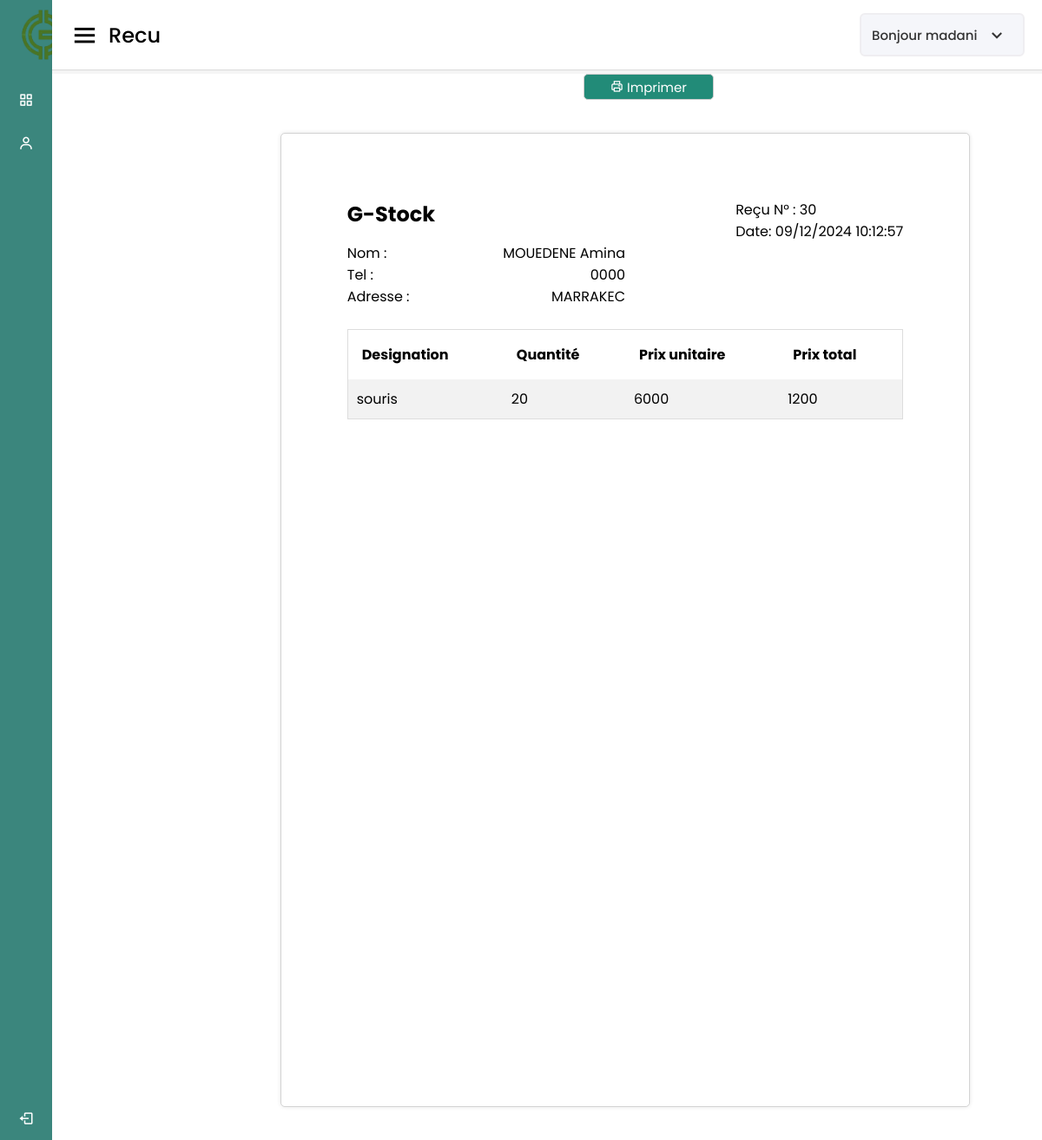
The page /vue/recuVente.php?id=30 (signed in) on the database its author committed.
### tables this page shows
CREATE TABLE `personnel` (
  `id` int(11) NOT NULL,
  `nom` varchar(30) NOT NULL,
  `prenom` varchar(30) NOT NULL,
  `telephone` varchar(15) NOT NULL,
  `adresse` varchar(50) NOT NULL,
  `email` varchar(255) NOT NULL,
  `role` varchar(255) NOT NULL,
  `password` varchar(255) NOT NULL
);

CREATE TABLE `commande` (
  `id` int(11) NOT NULL,
  `id_article` int(11) NOT NULL,
  `id_client` int(11) NOT NULL,
  `quantite` int(11) NOT NULL,
  `prix` int(11) NOT NULL,
  `date_vente` timestamp NOT NULL DEFAULT current_timestamp(),
  `etat` enum('0','1') NOT NULL DEFAULT '1'
);

CREATE TABLE `client` (
  `id` int(11) NOT NULL,
  `nom` varchar(30) NOT NULL,
  `prenom` varchar(30) NOT NULL,
  `telephone` varchar(30) NOT NULL,
  `adresse` varchar(50) NOT NULL,
  `ville` varchar(255) NOT NULL
);

CREATE TABLE `produit` (
  `id` int(11) NOT NULL,
  `nom_produit` varchar(50) NOT NULL,
  `id_categorie` int(11) NOT NULL,
  `quantite` int(11) NOT NULL,
  `prix_unitaire` int(11) NOT NULL
);

### model/function.php (called while the page is built, shortened)
<?php
function getCommande($id = null)
{
    if (!empty($id)) {
        $sql = "SELECT nom_produit, nom, prenom, c.telephone, c.adresse, v.quantite, prix, date_vente, v.id, prix_unitaire, v.id_article, v.id_client
                FROM client AS c, commande AS v, produit AS a
                WHERE v.id_article = a.id AND v.id_client = c.id AND v.id = ? AND etat = ?";
        $req = $GLOBALS['connexion']->prepare($sql);
        $req->execute(array($id, 1));
        return $req->fetch();
    }
}

### vue/recuVente.php (the view, shortened to what this page needs)
<?php
include 'entete.php';
if (!empty($_GET['id'])) {
    $vente = getCommande($_GET['id']);
}
?>
<div class="home-content">
    <button class="hidden-print" id="btnPrint" style="position: relative; left: 45%;"> <i class='bx bx-printer'></i> Imprimer</button>
    <div class="page">
        <div class="cote-a-cote">
            <h2>G-Stock</h2>
            <div>
                <p>Reçu N° : <?= $vente['id'] ?> </p>
                <p>Date: <?= date('d/m/Y H:i:s', strtotime($vente['date_vente'])) ?> </p>
            </div>
        </div>
        <div class="cote-a-cote" style="width: 50%;">
            <p>Nom :</p>
            <p><?= $vente['nom'] . " " . $vente['prenom'] ?></p>
        </div>
        <div class="cote-a-cote" style="width: 50%;">
            <p>Tel :</p>
            <p><?= $vente['telephone']  ?></p>
        </div>
        <div class="cote-a-cote" style="width: 50%;">
            <p>Adresse :</p>
            <p><?= $vente['adresse'] ?></p>
        </div>
        <br>
        <table class="mtable">
            <tr>
                <th>Designation</th>
                <th>Quantité</th>
                <th>Prix unitaire</th>
                <th>Prix total</th>
            </tr>
            <tr>
                <td><?= $vente['nom_produit'] ?></td>
                <td><?= $vente['quantite'] ?></td>
                <td><?= $vente['prix_unitaire'] ?></td>
                <td><?= $vente['prix'] ?></td>
            </tr>
        </table>
    </div>
</div>
<?php
include 'pied.php';
?>

### vue/entete.php (shortened to what this page needs)
<?php
include_once '../model/function.php';
$role = $_SESSION['role'];
$userName = '';
$stmt = $connexion->prepare("SELECT * FROM personnel WHERE id = ?");
$stmt->execute([$_SESSION['id']]);
$user = $stmt->fetch();
if ($user) {
    $userName = htmlspecialchars($user['nom']);
} else {
    echo "Erreur : Utilisateur non trouvé.";
    exit;
}
$pageTitles = [
    'dashboard.php' => 'Tableau de bord',
    'commande.php' => 'Commandes',
    'personnel.php' => 'Personnels',
    'stock.php' => 'Stock',
    'client.php' => 'Clients',
    'produit.php' => 'Produits',
    'categorie.php' => 'Catégories',
    'parametres.php' => 'Paramètres',
    'login.php' => 'Connexion',
    'recuVente.php' => 'Recu'
];
$currentFile = basename($_SERVER['PHP_SELF']);
$customTitle = isset($pageTitles[$currentFile]) ? $pageTitles[$currentFile] : 'Page inconnue';
?>
<!DOCTYPE html>
<html lang="fr" dir="ltr">
<head>
    <link rel="stylesheet" href="../public/css/style.css" />
    <link href="https://unpkg.com/boxicons@2.0.7/css/boxicons.min.css" rel="stylesheet" />
</head>
<body>
    <div class="sidebar">
        <div class="logo-details">
            <img src="../public/images/G-stock.png" style="height:100px ; width: 100px ;"></img>  <br><br> <br>
            <span class="logo_name">G-Stock</span>
        </div>
        <ul class="nav-links">
            <li>
                <a href="dashboard.php" class="<?php echo basename($_SERVER['PHP_SELF']) == 'dashboard.php' ? 'active' : '' ?>">
                    <i class="bx bx-grid-alt"></i>
                    <span class="links_name">Dashboard</span>
                </a>
            </li>
            <?php if ($role == 'commercial') : ?>
                <li>
                    <a href="commande.php" class="<?php echo basename($_SERVER['PHP_SELF']) == 'commande.php' ? 'active' : '' ?>">
                        <i class="bx bx-user"></i>
                        <span class="links_name">Commande</span>
                    </a>
                </li>
            <?php endif; ?>
            <li class="log_out">
                <a href="../controller/logout.php">
                    <i class="bx bx-log-out"></i>
                    <span class="links_name">Déconnexion</span>
                </a>
            </li>
        </ul>
    </div>
    <section class="home-section">
        <nav class="hidden-print">
            <div class="sidebar-button">
                <i class="bx bx-menu sidebarBtn"></i>
                <span class="dashboard"><?php echo $customTitle; ?></span>
            </div>
            <div class="profile-details">
                <span class="admin_name" id="profile-name"><?php echo "Bonjour " . $userName; ?></span>
                <i class="bx bx-chevron-down"></i>
            </div>
        </nav>
    </section>
</body>
</html>

### public/css/style.css (style rules this page uses)
* { margin: 0; padding: 0; box-sizing: border-box; font-family: "Poppins", sans-serif; }
.sidebar { position: fixed; height: 100%; width: 240px; background: #3b867d; transition: all 0.5s ease; }
.sidebar .logo-details { height: 80px; display: flex; align-items: center; }
.sidebar .logo-details .logo_name { color: #fff; font-size: 24px; font-weight: 500; }
.sidebar .nav-links { margin-top: 10px; }
.sidebar .nav-links li { position: relative; list-style: none; height: 50px; }
.sidebar .nav-links li a { height: 100%; width: 100%; display: flex; align-items: center; text-decoration: none; transition: all 0.4s ease; }
.sidebar .nav-links li i { min-width: 60px; text-align: center; font-size: 18px; color: #fff; }
.sidebar .nav-links li a .links_name { color: #fff; font-size: 15px; font-weight: 400; white-space: nowrap; }
.sidebar .nav-links .log_out { position: absolute; bottom: 0; width: 100%; }
.home-section { position: relative; background: #f5f5f5; min-height: 85px; width: calc(100% - 240px); left: 240px; transition: all 0.5s ease; }
.home-section nav { display: flex; justify-content: space-between; height: 80px; background: #fff; display: flex; align-items: center; position: fixed; width: calc(100% - 240px); left: 240px; z-index: 100; padding: 0 20px; box-shadow: 0 1px 1px rgba(0, 0, 0, 0.1); transition: all 0.5s ease; }
.home-section nav .sidebar-button { display: flex; align-items: center; font-size: 24px; font-weight: 500; }
nav .sidebar-button i { font-size: 35px; margin-right: 10px; }
.home-section nav .profile-details { display: flex; align-items: center; background: #f5f6fa; border: 2px solid #efeef1; border-radius: 6px; height: 50px; min-width: 190px; padding: 0 15px 0 2px; }
nav .profile-details .admin_name { font-size: 15px; font-weight: 500; color: #333; margin: 0 10px; white-space: nowrap; }
nav .profile-details i { font-size: 25px; color: #333; }
.home-content { margin-left: 240px; }
@media (max-width: 1240px) { .sidebar { width: 60px; } }
@media (max-width: 1240px) { .home-section { width: calc(100% - 60px); left: 60px; } }
@media (max-width: 1240px) { .home-section nav { width: calc(100% - 60px); left: 60px; } }
button { background-color: rgb(34 139 120); color: white; width: 150px; height: 30px; border: 1px solid #ccc; font-size: 15px; border-radius: 5px; }
table.mtable { width: 100%; border-collapse: collapse; width: 100%; border: 1px solid #ddd; }
th, td { text-align: left; padding: 16px; }
table.mtable tr:nth-child(even) { background: #f2f2f2; }
table.mtable td { padding: 10px; }
.cote-a-cote { display: flex; justify-content: space-between; }
.page { width: 210mm; min-height: 297mm; padding: 20mm; margin: 10mm auto; border: 1px #d3d3d3 solid; border-radius: 5px; background: white; box-shadow: 0 0 5px rgba(0, 0, 0, 0.1); }
.profile-details { position: relative; display: inline-block; }
.admin_name { cursor: pointer; font-weight: bold; color: #333; }

### rows shown on the page
personnel: nom "madani"
commande: id "30", date_vente "09/12/2024 10:12:57", id_client.nom "MOUEDENE", id_client.prenom "Amina", id_client.telephone "0000", id_client.adresse "MARRAKEC", id_article.nom_produit "souris", quantite "20", id_article.prix_unitaire "6000", prix "1200"

### other values the page prints
$customTitle "Recu"
